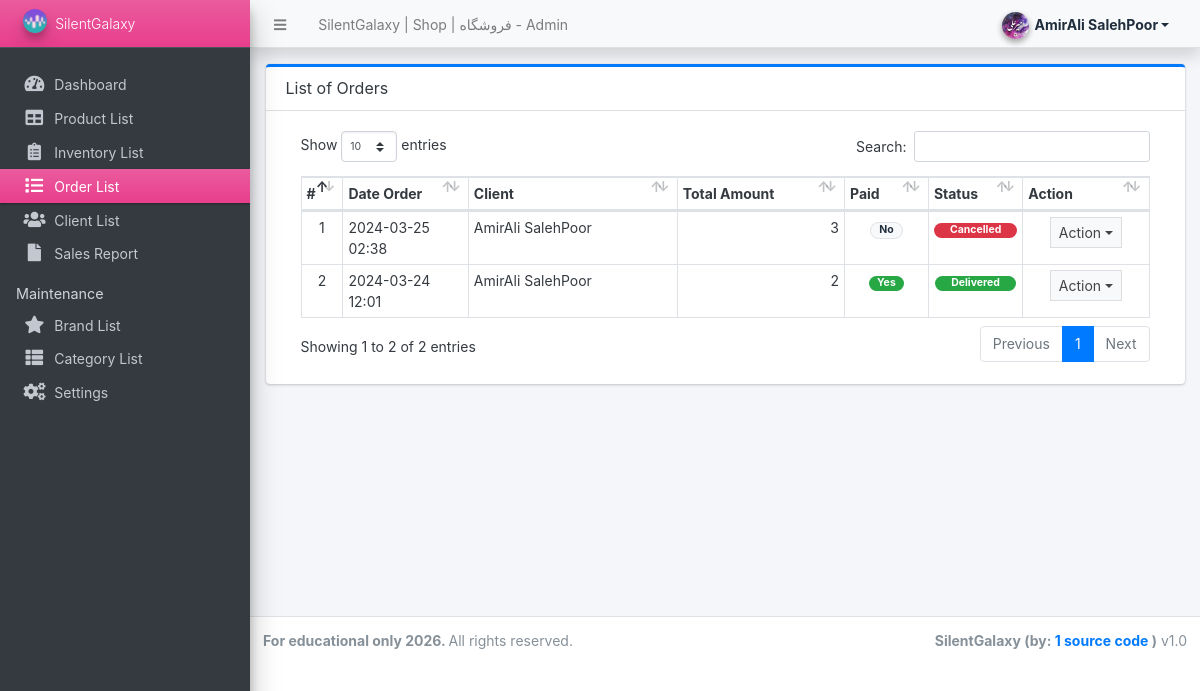
Screenshot of /admin/?page=orders (signed in) with the database file from the repository.
### tables this page shows
CREATE TABLE `orders` (
  `id` int(30) NOT NULL,
  `ref_code` varchar(100) NOT NULL,
  `client_id` int(30) NOT NULL,
  `delivery_address` text NOT NULL,
  `payment_method` varchar(100) NOT NULL,
  `order_type` tinyint(1) NOT NULL COMMENT '1= pickup,2= deliver',
  `amount` double NOT NULL,
  `status` tinyint(2) NOT NULL DEFAULT 0 COMMENT '0 = pending,\r\n1= Packed,\r\n2 = Out for Delivery,\r\n3=Delivered,\r\n4=cancelled',
  `paid` tinyint(1) NOT NULL DEFAULT 0,
  `date_created` datetime NOT NULL DEFAULT current_timestamp(),
  `date_updated` datetime DEFAULT NULL ON UPDATE current_timestamp()
);

### admin/orders/index.php (the view, shortened to what this page needs)
<div class="card card-outline card-primary">
	<div class="card-header">
		<h3 class="card-title">List of Orders</h3>
	</div>
	<div class="card-body">
		<div class="container-fluid">
        <div class="container-fluid">
			<table class="table table-bordered table-stripped">
				<colgroup>
					<col width="5%">
					<col width="15%">
					<col width="25%">
					<col width="20%">
					<col width="10%">
					<col width="10%">
					<col width="15%">
				</colgroup>
				<thead>
					<tr>
						<th>#</th>
						<th>Date Order</th>
						<th>Client</th>
						<th>Total Amount</th>
						<th>Paid</th>
						<th>Status</th>
						<th>Action</th>
					</tr>
				</thead>
				<tbody>
					<?php
					$i = 1;
						$qry = $conn->query("SELECT o.*,concat(c.firstname,' ',c.lastname) as client from `orders` o inner join clients c on c.id = o.client_id order by unix_timestamp(o.date_created) desc ");
						while($row = $qry->fetch_assoc()):
					?>
						<tr>
							<td class="text-center"><?php echo $i++; ?></td>
							<td><?php echo date("Y-m-d H:i",strtotime($row['date_created'])) ?></td>
							<td><?php echo $row['client'] ?></td>
							<td class="text-right"><?php echo number_format($row['amount']) ?></td>
							<td class="text-center">
                                <?php if($row['paid'] == 0): ?>
                                    <span class="badge badge-light border px-2 rounded-pill">No</span>
                                <?php else: ?>
                                    <span class="badge badge-success px-2 rounded-pill">Yes</span>
                                <?php endif; ?>
                            </td>
							<td class="text-center">
                                <?php if($row['status'] == 0): ?>
                                    <span class="badge badge-light border px-3 rounded-pill">Pending</span>
                                <?php elseif($row['status'] == 1): ?>
                                    <span class="badge badge-primary px-3 rounded-pill">Packed</span>
								<?php elseif($row['status'] == 2): ?>
                                    <span class="badge badge-warning px-3 rounded-pill">Out for Delivery</span>
								<?php elseif($row['status'] == 3): ?>
                                    <span class="badge badge-success px-3 rounded-pill">Delivered</span>
                                <?php else: ?>
                                    <span class="badge badge-danger px-3 rounded-pill">Cancelled</span>
                                <?php endif; ?>
                            </td>
							<td align="center">
								 <button type="button" class="btn btn-flat btn-default btn-sm dropdown-toggle dropdown-icon" data-toggle="dropdown">
				                  		Action
				                  </button>
							</td>
						</tr>
					<?php endwhile; ?>
				</tbody>
			</table>
		</div>
		</div>
	</div>
</div>

### rows the page displays
orders: date_created "2024-03-25 02:38", client "AmirAli SalehPoor", amount "3", paid "No", status "Cancelled"
orders: date_created "2024-03-24 12:01", client "AmirAli SalehPoor", amount "2", paid "Yes", status "Delivered"

### other values shown
$_settings->info('name') "SilentGalaxy | Shop | فروشگاه"
$_settings->userdata('firstname').' '.$_settings->userdata('lastname') "AmirAli SalehPoor"
$_settings->info('short_name') "SilentGalaxy"
